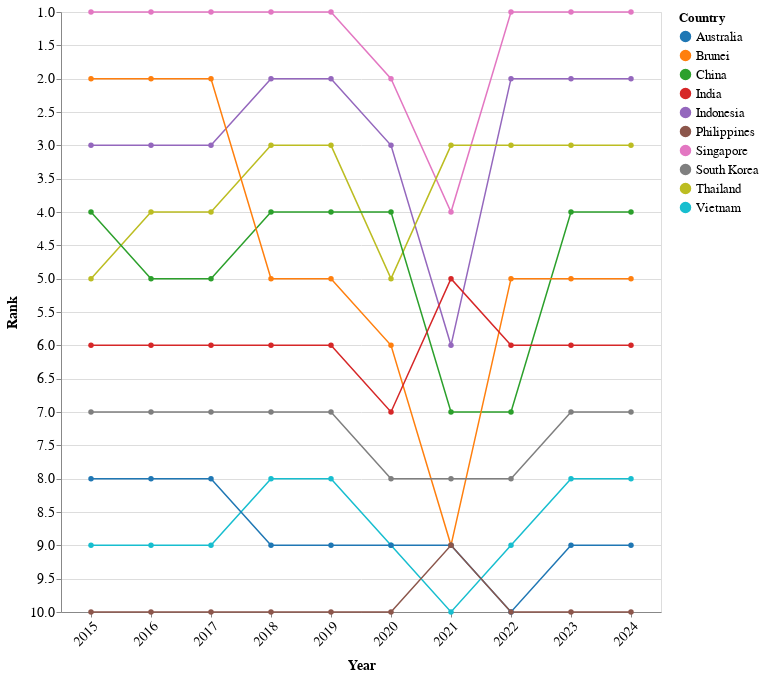

Here is the Vega-Lite specification saved for this chart:
### Vega-Lite specification from a JSON file in a GitHub repository (floating-point values rounded to 4 significant figures)
{"$schema": "https://vega.github.io/schema/vega-lite/v5.json", "width": 600, "height": 600, "data": {"values": [{"Country": "Singapore", "year": 2024, "Visitors": 4276007, "rank": 1}, {"Country": "Singapore", "year": 2023, "Visitors": 8308230, "rank": 1}, {"Country": "Singapore", "year": 2022, "Visitors": 5222991, "rank": 1}, {"Country": "Singapore", "year": 2021, "Visitors": 16308, "rank": 4}, {"Country": "Singapore", "year": 2020, "Visitors": 1545255, "rank": 2}, {"Country": "Singapore", "year": 2019, "Visitors": 10163882, "rank": 1}, {"Country": "Singapore", "year": 2018, "Visitors": 10615986, "rank": 1}, {"Country": "Singapore", "year": 2017, "Visitors": 12441713, "rank": 1}, {"Country": "Singapore", "year": 2016, "Visitors": 13272961, "rank": 1}, {"Country": "Singapore", "year": 2015, "Visitors": 12930754, "rank": 1}, {"Country": "Indonesia", "year": 2024, "Visitors": 1786630, "rank": 2}, {"Country": "Indonesia", "year": 2023, "Visitors": 3108165, "rank": 2}, {"Country": "Indonesia", "year": 2022, "Visitors": 1481739, "rank": 2}, {"Country": "Indonesia", "year": 2021, "Visitors": 11025, "rank": 6}, {"Country": "Indonesia", "year": 2020, "Visitors": 711723, "rank": 3}, {"Country": "Indonesia", "year": 2019, "Visitors": 3623277, "rank": 2}, {"Country": "Indonesia", "year": 2018, "Visitors": 3277689, "rank": 2}, {"Country": "Indonesia", "year": 2017, "Visitors": 2796570, "rank": 3}, {"Country": "Indonesia", "year": 2016, "Visitors": 3049964, "rank": 3}, {"Country": "Indonesia", "year": 2015, "Visitors": 2788033, "rank": 3}, {"Country": "Thailand", "year": 2024, "Visitors": 813783, "rank": 3}, {"Country": "Thailand", "year": 2023, "Visitors": 1551282, "rank": 3}, {"Country": "Thailand", "year": 2022, "Visitors": 715528, "rank": 3}, {"Country": "Thailand", "year": 2021, "Visitors": 59607, "rank": 3}, {"Country": "Thailand", "year": 2020, "Visitors": 394413, "rank": 5}, {"Country": "Thailand", "year": 2019, "Visitors": 1884306, "rank": 3}, {"Country": "Thailand", "year": 2018, "Visitors": 1914692, "rank": 3}, {"Country": "Thailand", "year": 2017, "Visitors": 1836522, "rank": 4}, {"Country": "Thailand", "year": 2016, "Visitors": 1780800, "rank": 4}, {"Country": "Thailand", "year": 2015, "Visitors": 1343569, "rank": 5}, {"Country": "China", "year": 2024, "Visitors": 1449711, "rank": 4}, {"Country": "China", "year": 2023, "Visitors": 1474114, "rank": 4}, {"Country": "China", "year": 2022, "Visitors": 211363, "rank": 7}, {"Country": "China", "year": 2021, "Visitors": 7701, "rank": 7}, {"Country": "China", "year": 2020, "Visitors": 405149, "rank": 4}, {"Country": "China", "year": 2019, "Visitors": 3114257, "rank": 4}, {"Country": "China", "year": 2018, "Visitors": 2944133, "rank": 4}, {"Country": "China", "year": 2017, "Visitors": 2281666, "rank": 5}, {"Country": "China", "year": 2016, "Visitors": 2124942, "rank": 5}, {"Country": "China", "year": 2015, "Visitors": 1677163, "rank": 4}, {"Country": "Brunei", "year": 2024, "Visitors": 565999, "rank": 5}, {"Country": "Brunei", "year": 2023, "Visitors": 811833, "rank": 5}, {"Country": "Brunei", "year": 2022, "Visitors": 301757, "rank": 5}, {"Country": "Brunei", "year": 2021, "Visitors": 773, "rank": 9}, {"Country": "Brunei", "year": 2020, "Visitors": 136020, "rank": 6}, {"Country": "Brunei", "year": 2019, "Visitors": 1216123, "rank": 5}, {"Country": "Brunei", "year": 2018, "Visitors": 1382031, "rank": 5}, {"Country": "Brunei", "year": 2017, "Visitors": 1660506, "rank": 2}, {"Country": "Brunei", "year": 2016, "Visitors": 1391016, "rank": 2}, {"Country": "Brunei", "year": 2015, "Visitors": 1133555, "rank": 2}, {"Country": "India", "year": 2024, "Visitors": 537493, "rank": 6}, {"Country": "India", "year": 2023, "Visitors": 671846, "rank": 6}, {"Country": "India", "year": 2022, "Visitors": 324548, "rank": 6}, {"Country": "India", "year": 2021, "Visitors": 3916, "rank": 5}, {"Country": "India", "year": 2020, "Visitors": 155883, "rank": 7}, {"Country": "India", "year": 2019, "Visitors": 735309, "rank": 6}, {"Country": "India", "year": 2018, "Visitors": 600311, "rank": 6}, {"Country": "India", "year": 2017, "Visitors": 552739, "rank": 6}, {"Country": "India", "year": 2016, "Visitors": 638578, "rank": 6}, {"Country": "India", "year": 2015, "Visitors": 722141, "rank": 6}, {"Country": "South Korea", "year": 2024, "Visitors": 232711, "rank": 7}, {"Country": "South Korea", "year": 2023, "Visitors": 400853, "rank": 7}, {"Country": "South Korea", "year": 2022, "Visitors": 146384, "rank": 8}, {"Country": "South Korea", "year": 2021, "Visitors": 3028, "rank": 8}, {"Country": "South Korea", "year": 2020, "Visitors": 119750, "rank": 8}, {"Country": "South Korea", "year": 2019, "Visitors": 673065, "rank": 7}, {"Country": "South Korea", "year": 2018, "Visitors": 616783, "rank": 7}, {"Country": "South Korea", "year": 2017, "Visitors": 484528, "rank": 7}, {"Country": "South Korea", "year": 2016, "Visitors": 444439, "rank": 7}, {"Country": "South Korea", "year": 2015, "Visitors": 421161, "rank": 7}, {"Country": "Vietnam", "year": 2024, "Visitors": 137344, "rank": 8}, {"Country": "Vietnam", "year": 2023, "Visitors": 286083, "rank": 8}, {"Country": "Vietnam", "year": 2022, "Visitors": 123931, "rank": 9}, {"Country": "Vietnam", "year": 2021, "Visitors": 14136, "rank": 10}, {"Country": "Vietnam", "year": 2020, "Visitors": 71622, "rank": 9}, {"Country": "Vietnam", "year": 2019, "Visitors": 892716, "rank": 8}, {"Country": "Vietnam", "year": 2018, "Visitors": 786327, "rank": 8}, {"Country": "Vietnam", "year": 2017, "Visitors": 638135, "rank": 9}, {"Country": "Vietnam", "year": 2016, "Visitors": 703737, "rank": 9}, {"Country": "Vietnam", "year": 2015, "Visitors": 646891, "rank": 9}, {"Country": "Australia", "year": 2024, "Visitors": 159318, "rank": 9}, {"Country": "Australia", "year": 2023, "Visitors": 276477, "rank": 9}, {"Country": "Australia", "year": 2022, "Visitors": 118598, "rank": 10}, {"Country": "Australia", "year": 2021, "Visitors": 33451, "rank": 9}, {"Country": "Australia", "year": 2020, "Visitors": 195146, "rank": 9}, {"Country": "Australia", "year": 2019, "Visitors": 1282782, "rank": 9}, {"Country": "Australia", "year": 2018, "Visitors": 1034871, "rank": 9}, {"Country": "Australia", "year": 2017, "Visitors": 899202, "rank": 8}, {"Country": "Australia", "year": 2016, "Visitors": 737115, "rank": 8}, {"Country": "Australia", "year": 2015, "Visitors": 714047, "rank": 8}, {"Country": "Philippines", "year": 2024, "Visitors": 60100, "rank": 10}, {"Country": "Philippines", "year": 2023, "Visitors": 137781, "rank": 10}, {"Country": "Philippines", "year": 2022, "Visitors": 86462, "rank": 10}, {"Country": "Philippines", "year": 2021, "Visitors": 10229, "rank": 9}, {"Country": "Philippines", "year": 2020, "Visitors": 53889, "rank": 10}, {"Country": "Philippines", "year": 2019, "Visitors": 1114257, "rank": 10}, {"Country": "Philippines", "year": 2018, "Visitors": 1167375, "rank": 10}, {"Country": "Philippines", "year": 2017, "Visitors": 1066461, "rank": 10}, {"Country": "Philippines", "year": 2016, "Visitors": 1029488, "rank": 10}, {"Country": "Philippines", "year": 2015, "Visitors": 957408, "rank": 10}]}, "mark": {"type": "line", "point": true, "strokeWidth": 1.5}, "encoding": {"x": {"field": "year", "type": "ordinal", "title": "Year", "axis": {"labelOverlap": "parity", "labelAngle": -45}}, "y": {"field": "rank", "type": "quantitative", "title": "Rank", "scale": {"domain": [10, 1], "nice": true}, "axis": {"reverse": true}}, "color": {"field": "Country", "type": "nominal", "scale": {"scheme": "category10"}}, "tooltip": [{"field": "Country", "type": "nominal", "title": "Country"}, {"field": "year", "type": "ordinal", "title": "Year"}, {"field": "rank", "type": "quantitative", "title": "Rank"}, {"field": "Visitors", "type": "quantitative", "title": "Visitors", "format": ","}]}, "config": {"axis": {"labelFontSize": 14, "titleFontSize": 14, "titlePadding": 10}, "legend": {"labelFontSize": 13, "titleFontSize": 13, "labelPadding": 10}, "tooltip": {"labelFontSize": 15, "titleFontSize": 15}}}
